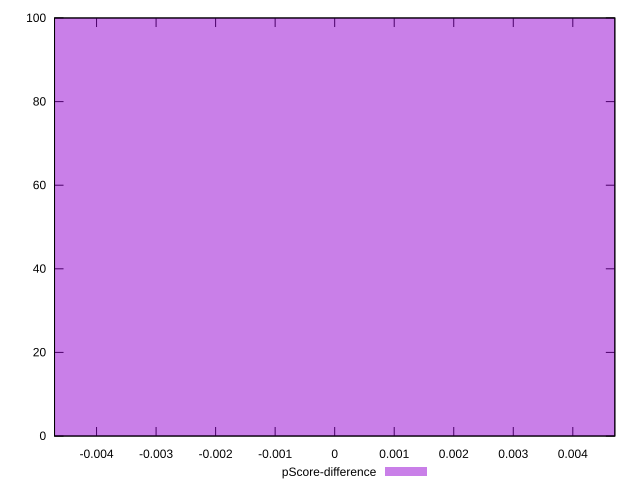

The gnuplot source for this figure:
reset

$pScoreDifference <<EOF
0 100
EOF

set key outside below
set boxwidth 0.1
set xrange [-0.004705882352941226:0.004705882352941143]
set yrange [0:100]
set trange [0:100]
set style fill transparent solid 0.5 noborder
set terminal svg size 640, 490 enhanced background rgb 'white'
set output "report_00013_2021-02-09T12-04-24.940Z/uses-text-compression/samples/pages+cached/pScore-difference/histogram.svg"

plot $pScoreDifference title "pScore-difference" with boxes

reset
